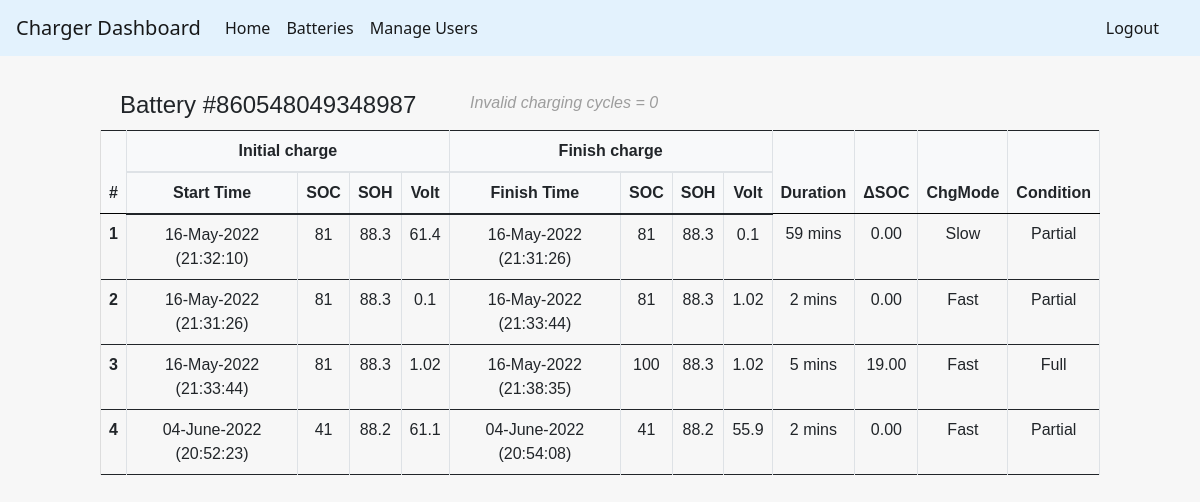
The app's page /connectedBatteries/860548049348987 (signed in), older data.
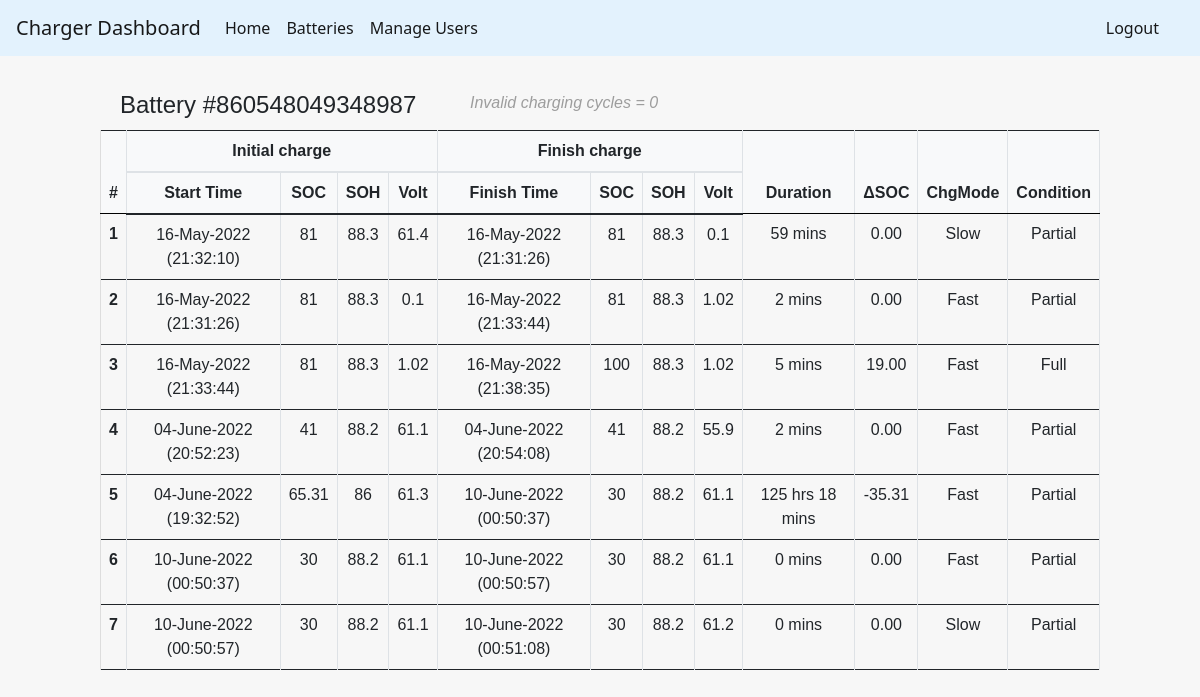
The same page, newer data.
### tables this page shows
CREATE TABLE charger_s2 (
    id integer primary key autoincrement,
    productId INTEGER,
    Status INTEGER,
    SN TEXT,
    Time TEXT,
    SoC INTEGER,
    SoH INTEGER,
    Volt REAL
    , chargeMode INTEGER);

### flaskWebsite.py (the view)
@app.route('/connectedBatteries/<battSN>')
def singleBattery(battSN):
    if "username" in session:
        con = sqlite3.connect(dbName)
        cur = con.cursor()
        table_list = [a for a in cur.execute("SELECT name FROM sqlite_master WHERE type = 'table'")]
        batteryName = "Battery #" + str(battSN)
        lenIndex = [ [0] for i in range(2)]
        cur.execute("SELECT * FROM charger_s1 WHERE SN = ?", (battSN,))
        lenIndex[0] = len(cur.fetchall())
        cur.execute("SELECT * FROM charger_s2 WHERE SN = ?", (battSN,))
        lenIndex[1] = len(cur.fetchall())
        s1data = [ dict() for i in range(lenIndex[0]+1)]
        s2data = [ dict() for i in range(lenIndex[1]+1)]
        battData = [ dict() for i in range(lenIndex[0]+lenIndex[1])]
        loopCount = 0
        for row in cur.execute("SELECT * FROM charger_s1 WHERE SN = ?", (battSN,)):
            s1data[loopCount]['stat'] = row[2]
            s1data[loopCount]['time'] = row[4]
            s1data[loopCount]['soc'] = row[5]
            s1data[loopCount]['soh'] = row[6]
            s1data[loopCount]['volt'] = row[7]
            s1data[loopCount]['chargeMode'] = row[8]
            loopCount += 1
        loopCount = 0
        for row in cur.execute("SELECT * FROM charger_s2 WHERE SN = ?", (battSN,)):
            s2data[loopCount]['stat'] = row[2]
            s2data[loopCount]['time'] = row[4]
            s2data[loopCount]['soc'] = row[5]
            s2data[loopCount]['soh'] = row[6]
            s2data[loopCount]['volt'] = row[7]
            s2data[loopCount]['chargeMode'] = row[8]
            loopCount += 1
        validChargingCycle = 0
        invalidChargingCycle = 0
        for i in s1data:
            print(i)
        for i in range(lenIndex[0]-1):
            space = 1
            if s1data[i]['stat'] == 1:
                if s1data[i+1]['stat'] == 1:
                    chargeCondition = 'Partial'
                elif s1data[i+1]['stat'] == 2:
                    chargeCondition = 'Full'
                elif s1data[i+1]['stat'] == 0:
                    chargeCondition = 'Partial'
                elif s1data[i+1]['stat'] == -1:
                    invalidChargingCycle+=1
                    continue
                battData[validChargingCycle]['condition'] = chargeCondition
                battData[validChargingCycle]['init_soc']  = s1data[i]['soc']
                battData[validChargingCycle]['init_soh']  = s1data[i]['soh']
                battData[validChargingCycle]['init_volt'] = s1data[i]['volt']
                battData[validChargingCycle]['init_time'] = s1data[i]['time']
                battData[validChargingCycle]['chg_mode']  = s1data[i]['chargeMode']
                battData[validChargingCycle]['fin_soc']   = s1data[i+space]['soc']
                battData[validChargingCycle]['fin_soh']   = s1data[i+space]['soh']
                battData[validChargingCycle]['fin_volt']  = s1data[i+space]['volt']
                battData[validChargingCycle]['fin_time']  = s1data[i+space]['time']
                validChargingCycle += 1
        for i in range(lenIndex[1]-1):
            exit = 0
            space = 1
            if s2data[i]['stat'] == 1:
                if s2data[i+1]['stat'] == 1:
                    chargeCondition = 'Partial'
                elif s2data[i+1]['stat'] == 2:
                    chargeCondition = 'Full'
                elif s2data[i+1]['stat'] == 0:
                    chargeCondition = 'Partial'
                elif s2data[i+1]['stat'] == -1:
                    invalidChargingCycle+=1
                    continue
                battData[validChargingCycle]['condition'] = chargeCondition
                battData[validChargingCycle]['init_soc']  = s2data[i]['soc']
                battData[validChargingCycle]['init_soh']  = s2data[i]['soh']
                battData[validChargingCycle]['init_volt'] = s2data[i]['volt']
                battData[validChargingCycle]['init_time'] = s2data[i]['time']
                battData[validChargingCycle]['chg_mode']  = s2data[i]['chargeMode']
                battData[validChargingCycle]['fin_soc']   = s2data[i+space]['soc']
                battData[validChargingCycle]['fin_soh']   = s2data[i+space]['soh']
                battData[validChargingCycle]['fin_volt']  = s2data[i+space]['volt']
                battData[validChargingCycle]['fin_time']  = s2data[i+space]['time']
                validChargingCycle += 1
        for i in range(validChargingCycle):
            battData[i]['delta_soc'] = battData[i]['fin_soc'] - battData[i]['init_soc']
            try:
                dateStart = datetime.strptime(battData[i]['init_time'], '%y/%m/%d,%H:%M:%S')
                dateFinish = datetime.strptime(battData[i]['fin_time'], '%y/%m/%d,%H:%M:%S')
                duration = (dateFinish - dateStart).total_seconds()
                if (duration < 3600):
                    durationString = "{:.0f} mins".format((duration % 3600) / 60)
                else:
                    durationString = "{} hrs {:.0f} mins".format(math.floor(duration / 3600), (duration % 3600) / 60)
                battData[i]['delta_time'] = durationString
                battData[i]['init_time'] = dateStart.strftime("%d-%B-%Y (%H:%M:%S)")
                battData[i]['fin_time'] = dateFinish.strftime("%d-%B-%Y (%H:%M:%S)")
            except:
                battData[i]['init_time'] = '-'
                battData[i]['fin_time'] = '-'
                battData[i]['delta_time'] = '-'
        cur.close()
        con.close()
        print("inv:{}".format(invalidChargingCycle))
        return render_template('displayOneBattery.html', lenValid=validChargingCycle, lenInvalid=invalidChargingCycle, batt_data=battData, batt_sn=battSN)
    else:
        return redirect(url_for('login'))

### templates/displayOneBattery.html (shortened to what this page needs)
{% extends "base.html" %}
{% block styles %}
<link rel= "stylesheet" type= "text/css" href= "{{ url_for('static',filename='styles/main.css') }}">
<link rel= "stylesheet" type= "text/css" href= "{{ url_for('static',filename='styles/addon_displayOneBattery.css') }}">
{% endblock %}
{% block content %}
<div class="container-fluid">
    <div class="row" style="margin-top: 15px; margin-bottom:0; padding-bottom:0; margin-left:0">
        <div class="col-sm battsn-col-width">
            <h4 style="margin:0; padding:0">Battery #{{ batt_sn }}</h4>
        </div>
        <div class="col-sm">
            <i style="margin-right:20px; color:#9d9d9d">Invalid charging cycles = {{ lenInvalid }}</i>
        </div>
    </div>
    <div class="row" style="margin:0; padding:0">
        <div class="table-responsive" style="margin:0; padding:0">
            <table id="batt" class="table table-bordered">
                <thead style="background-color: #f8f9fa">
                    <tr>
                        <th scope="col" rowspan = "2" style="border-bottom: 1px solid #000000;">#</th>
                        <th scope="col" colspan = "4">Initial charge</th>
                        <th scope="col" colspan = "4">Finish charge</th>
                        <th scope="col" rowspan = "2" style="border-bottom: 1px solid #000000;">Duration</th>
                        <th scope="col" rowspan = "2" style="border-bottom: 1px solid #000000;">ΔSOC</th>
                        <th scope="col" rowspan = "2" style="border-bottom: 1px solid #000000;">ChgMode</th>
                        <th scope="col" rowspan = "2" style="border-bottom: 1px solid #000000;">Condition</th>
                    </tr>
                    <tr>
                        <th scope="col">Start Time</th>
                        <th scope="col">SOC</th>
                        <th scope="col">SOH</th>
                        <th scope="col">Volt</th>
                        <th scope="col">Finish Time</th>
                        <th scope="col">SOC</th>
                        <th scope="col">SOH</th>
                        <th scope="col">Volt</th>
                    </tr>
                </thead>
                <tbody>
                    {% for x in range (0,lenValid) %}
                    <tr>
                        <th scope="row"> {{ x + 1 }}</th>
                        <td>{{ batt_data[x]['init_time'] }}</td>
                        <td>{{ batt_data[x]['init_soc'] }}</td>
                        <td>{{ batt_data[x]['init_soh'] }}</td>
                        <td>{{ batt_data[x]['init_volt'] }}</td>
                        <td>{{ batt_data[x]['fin_time'] }}</td>
                        <td>
                            {% if batt_data[x]['condition'] == "Full" %}
                                100
                            {% else %}
                                {{ batt_data[x]['fin_soc'] }}
                            {% endif %}
                        </td>
                        <td>{{ batt_data[x]['fin_soh'] }}</td>
                        <td>{{ batt_data[x]['fin_volt'] }}</td>
                        <td>{{ batt_data[x]['delta_time'] }}</td>
                        <td>
                            {% if batt_data[x]['condition'] == "Full" %}
                                {% set dispDeltaSoc = 100 - batt_data[x]['init_soc'] %}
                            {% else %}
                                {% set dispDeltaSoc = batt_data[x]['delta_soc'] %}
                            {% endif %}
                            {{'%0.2f'| format(dispDeltaSoc|float)}}
                        </td>
                        <td>
                            {% if batt_data[x]['chg_mode'] == 0 %}
                                Slow
                            {% else %}
                                Fast
                            {% endif %}
                        </td>
                        <td>{{ batt_data[x]['condition'] }}</td>
                    </tr>
                    {% endfor %}
                </tbody>
            </table>
        </div>
    </div>
</div>
{% endblock %}

Row changes from the older to the newer data that the page shows:
now on this page (row unchanged): charger_s2: SoC "65.31", Volt "61.3"
added charger_s2: SoH "88.2", Volt "61.1", SoH "88.2", Volt "61.1"
added charger_s2: SoH "88.2", Volt "61.1", SoH "88.2", Volt "61.1"
added charger_s2: SoH "88.2", Volt "61.2"
Text that changed along with them:
new list line: "5 04-June-2022 (19:32:52) 86 10-June-2022 (00:50:37) 30 125 hrs 18 mins -35.31 Fast Partial"
new list line: "6 10-June-2022 (00:50:37) 30 10-June-2022 (00:50:57) 30 0 mins 0.00 Fast Partial"
new list line: "7 10-June-2022 (00:50:57) 30 10-June-2022 (00:51:08) 30 0 mins 0.00 Slow Partial"
